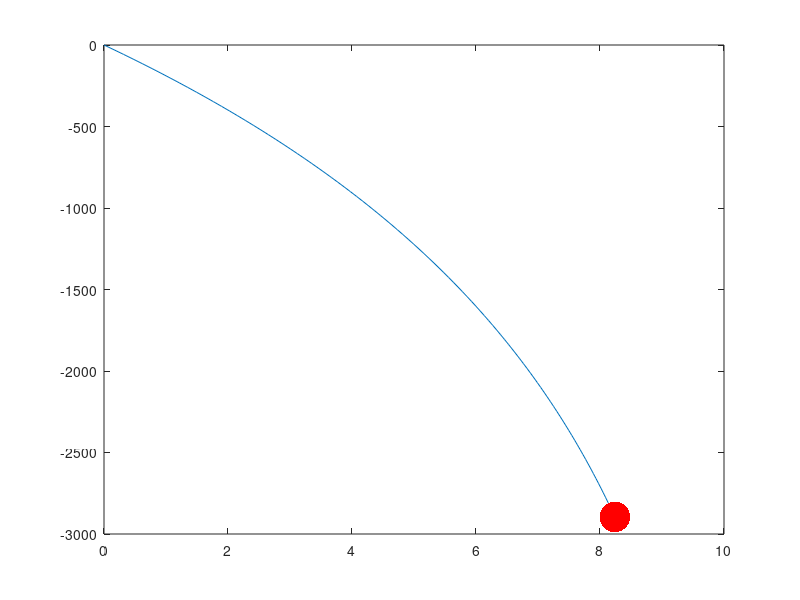

Recreate this plot in MATLAB.
k=0.5;
g=9.81;
a=45;
v0=30;
t=linspace(0,3);
x=(v0*cosd(a)/2)*(1-exp(-k*t));
y=((v0*sind(a)/2)+(g/k.^2))*(1-exp(-k*t)-(g*t)/k);

plot(x,y)
hold on

for i=1:length(x)
    Ball=plot(x(i),y(i),'.r','MarkerSize',6);
    pause(5/length(x));
    delete(Ball);
    if i==length(x)
        for j=1:20
            Crash=plot(x(i),y(i),'.r','MarkerSize',6+3*j);
            pause(1/length(x));
        end
    end
end